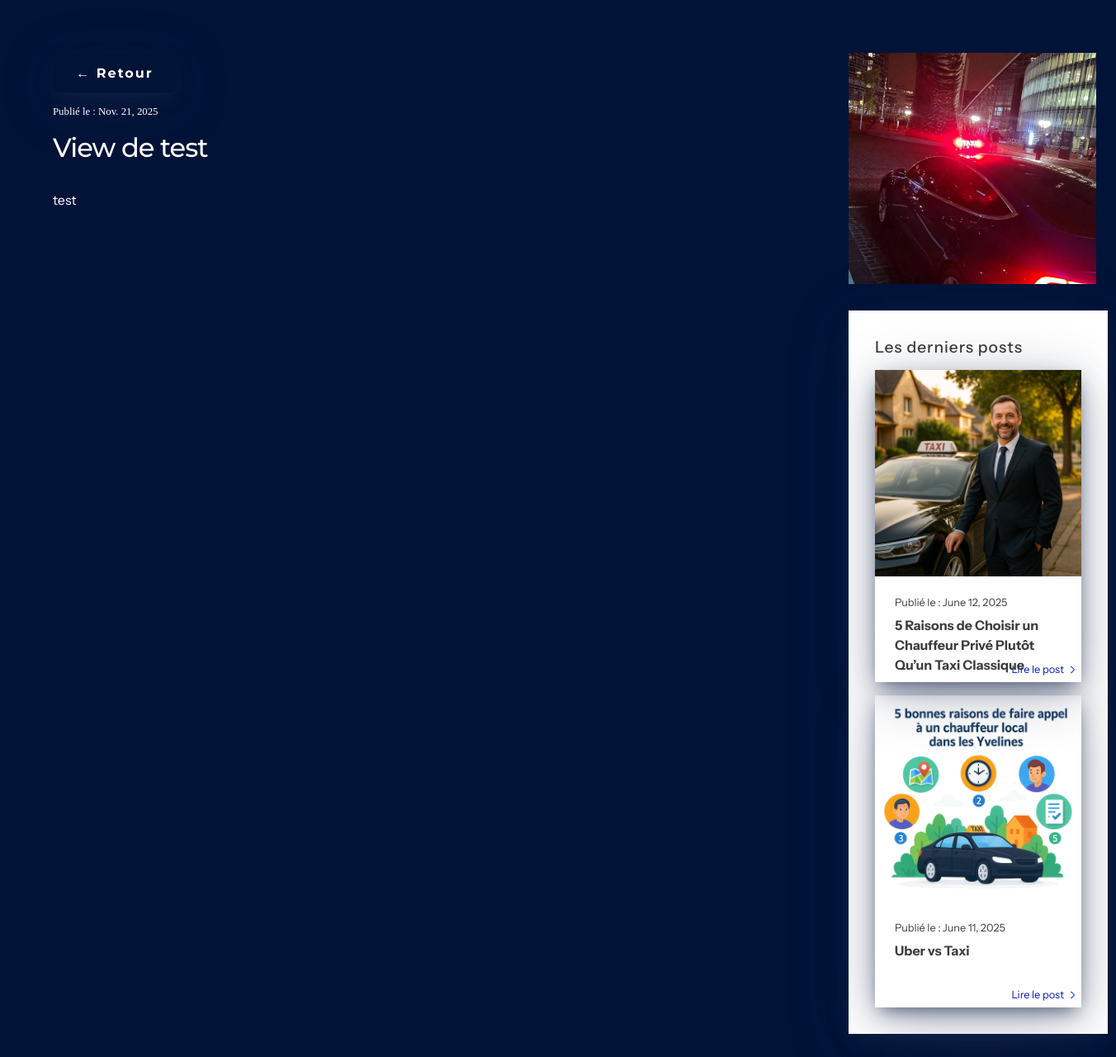
The app's page /blog/4/ with its own data.
### blog/models.py (models this page shows)
class Article(models.Model):
    title = models.CharField(max_length=200)
    content = models.TextField()
    pub_date = models.DateField(auto_now_add=True)
    user = models.ForeignKey(User, on_delete=models.CASCADE)
    image = models.ImageField(upload_to='articles/', blank=True, null=True)
    def __str__(self):
        return self.title

### blog/views.py (the view)
# urls.py: path('<int:pk>/', ArticleDetailView.as_view(), name="article_detail")
class ArticleDetailView(DetailView):
    model = Article
    def  get_context_data(self, **kwargs):
        context = super().get_context_data(**kwargs)
        current_article = self.object
        context["suggested_articles"] = Article.objects.exclude(pk=current_article.pk).order_by('-pub_date')[:2]
        return context

### templates/blog/article_detail.html
{% extends "core/base.html" %}
{% load static %}
{% block content %}
<div class="main-article-detail">
  <div class="article-content-detail">
    <div class="header-article-detail">
      <button onclick="history.back()">← Retour</button>
      <span class="pub_date">Publié le : {{ article.pub_date }}</span>
      <h1>View de {{ article }}</h1>
    </div>
    <div class="content-article">
      <p>{{ article.content|linebreaksbr }}</p>
    </div>
  </div>
  <div class="suggested-articles">
    {% if article.image %}
      <img class="article-img" src="{{ article.image.url }}" alt="image-article">
    {% else %}
      <img class="article-img" src="{% static "images/default_article.png" %}" alt="image-article">
    {% endif %}
    <div class="suggested-articles-container">
      <p class="header-suggested-articles">Les derniers posts</p>
      {% for article in suggested_articles %}
        <a href="{% url "article_detail" article.id %}">
          <div class="article sugested">
            {% if article.image %}
              <img class="suggested-article-img" src="{{ article.image.url }}" alt="image-article">
            {% else %}
              <img class="suggested-article-img" src="{% static "images/default_article.png" %}" alt="image-article">
            {% endif %}
            <div class="article-infos">
              <span class="pub_date">Publié le : {{ article.pub_date }}</span>
              <p><strong>{{ article }}</strong></p>
              <div class="article-detail">
                <span>Lire le post</span>
                <img src="{% static "images/Vector.png" %}" alt="">
              </div>
            </div>
          </div>
        </a>
      {% endfor %}
    </div>
  </div>
</div>
{% endblock  %}

### static/css/sections/contact.css (style rules this page uses)
body { margin: 0; padding: 0; }

### static/css/sections/hero.css (style rules this page uses)
html { scroll-behavior: smooth; }
* { margin: 0; padding: 0; }
h1 { font-family: var(--title-font); font-weight: 500; font-size: 2rem; letter-spacing: -1px; }
p { font-family: var(--content-font); line-height: 24px; }

### static/css/sections/blog.css (style rules this page uses)
.article-infos { position: relative; background-color: #FFFFFF; color: var(--text-black); padding: 1.5rem; display: flex; flex-direction: column; gap: 0.5rem; font-family: var(--content-font); max-width: 252px; min-height: 80px; max-height: 80px ; }
.pub_date { font-size: 0.8rem; }
.article-detail { position: absolute; display: flex; align-items: center; gap: 0.5rem; color: var(--cta-color); right: 0; bottom: 0; margin: 0.5rem; font-size: 0.8rem; }
.article-img { width: 300px; max-height: 280px; object-fit: cover; object-position: center; }

### static/css/sections/article_detail.css (style rules this page uses)
.main-article-detail { min-height: 100vh; background-color: var(--background-color); color: #FFFFFF; padding: 4rem ; display: flex; gap: 4rem; }
.article-content-detail { display: flex; flex-direction: column; gap: 2rem; min-width: 900px; }
.content-article { max-width: 600px; }
.header-article-detail { display: flex; flex-direction: column; gap: 1rem; }
.header-article-detail button { max-width: 150px; background: none; color: #FFFFFF; }
.suggested-articles { display: flex; flex-direction: column; gap: 2rem; }
.header-suggested-articles { font-size: 1.2rem; font-weight: 500; letter-spacing: 1px; }
.suggested-article-img { width: 250px; }
.suggested-articles-container { color: var(--text-black); font-family: var(--title-font); background-color: #FFFFFF; padding: 2rem; box-shadow: 0px 8px 22px -6px rgba(24, 39, 75, 0.72), 0px 14px 64px -4px rgba(24, 39, 75, 0.41); display: flex; flex-direction: column; gap: 1rem; max-width: 300px; }
.sugested { box-shadow: 0px 8px 22px -6px rgba(24, 39, 75, 0.72), 0px 14px 64px -4px rgba(24, 39, 75, 0.41); }
.suggested-articles-container a { text-decoration: none; color: inherit; }

### static/css/components/button.css (style rules this page uses)
button { min-height: 48px; padding: 12px 24px 12px 24px; font-family: var(--title-font); font-weight: bold; font-size: 1rem; border-radius: 8px; letter-spacing: 2px; border: none; box-shadow: 0px 8px 22px -6px rgba(24, 39, 75, 0.72), 0px 14px 64px -4px rgba(24, 39, 75, 0.41); cursor: pointer; }

### static/css/components/config.css (style rules this page uses)
:root { --da-color: #1C60FF; --cta-color: #0D1EB8; --background-color: #021338; --infos-color: #9B9EB9; --text-black: #3D3D3D; --text-white: #FFFFFF; --success-color: #009411; --error-color: #FFA9A9; --gradient-primary: linear-gradient(90deg, #1C60FF 0%, #0D1EB8 100%); --title-font: 'Montserrat'; --title-size: 1.5rem; --title-weight: 'semibold'; --subtitle-font: 'Montserrat'; --subtitle-size: 1.2rem; --subtitle-weight: 'semibold'; --content-font: 'Instrument Sans'; --content-size: 1rem; --content-weight: 'regular'; --infos-font: 'Instrument Sans'; --infos-size: 1rem; --infos-weight: 'light'; --shadow-primary: 0px 8px 22px -6px rgba(24, 39, 75, 0.72), 0px 14px 64px -4px rgba(24, 39, 75, 0.41); }

### records on screen
Article: pub_date "Nov. 21, 2025", title "test", content "test", image (picture)
Article: image (picture), pub_date "June 12, 2025", title "5 Raisons de Choisir un Chauffeur Privé Plutôt Qu’un Taxi Classique"
Article: image (picture), pub_date "June 11, 2025", title "Uber vs Taxi"
